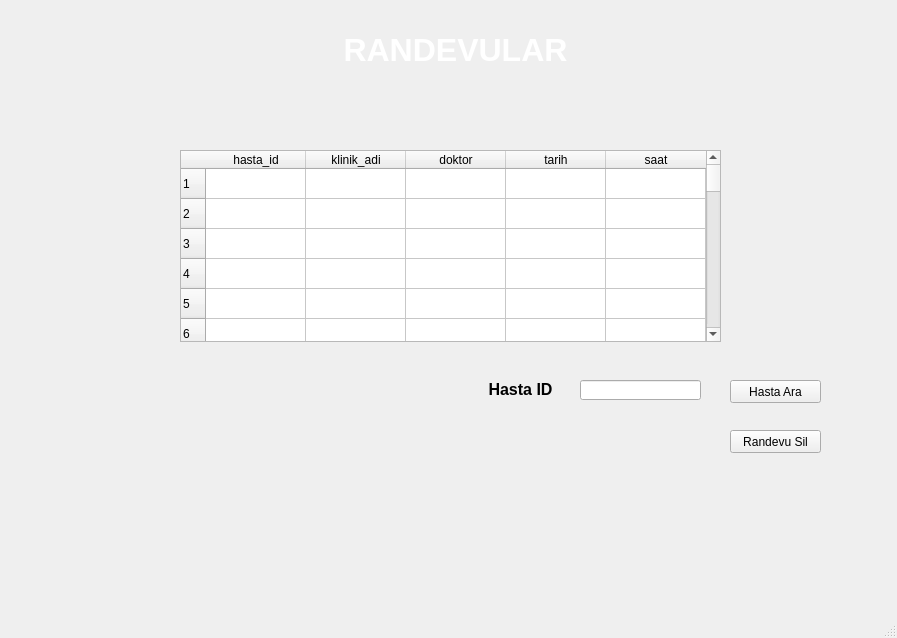
<?xml version="1.0" encoding="UTF-8"?>
<ui version="4.0">
 <class>MainWindow</class>
 <widget class="QMainWindow" name="MainWindow">
  <property name="geometry">
   <rect>
    <x>0</x>
    <y>0</y>
    <width>897</width>
    <height>638</height>
   </rect>
  </property>
  <property name="windowTitle">
   <string>MainWindow</string>
  </property>
  <widget class="QWidget" name="centralwidget">
   <widget class="QLabel" name="label">
    <property name="geometry">
     <rect>
      <x>0</x>
      <y>-30</y>
      <width>921</width>
      <height>651</height>
     </rect>
    </property>
    <property name="text">
     <string/>
    </property>
    <property name="pixmap">
     <pixmap>Adsız.png</pixmap>
    </property>
    <property name="scaledContents">
     <bool>true</bool>
    </property>
   </widget>
   <widget class="QLabel" name="label_2">
    <property name="geometry">
     <rect>
      <x>20</x>
      <y>10</y>
      <width>71</width>
      <height>71</height>
     </rect>
    </property>
    <property name="text">
     <string/>
    </property>
    <property name="pixmap">
     <pixmap>20200316220122!Saglikbakanligi_logo (2).png</pixmap>
    </property>
    <property name="scaledContents">
     <bool>true</bool>
    </property>
   </widget>
   <widget class="QLabel" name="label_3">
    <property name="geometry">
     <rect>
      <x>130</x>
      <y>30</y>
      <width>651</width>
      <height>41</height>
     </rect>
    </property>
    <property name="text">
     <string>&lt;html&gt;&lt;head/&gt;&lt;body&gt;&lt;p align=&quot;center&quot;&gt;&lt;span style=&quot; font-size:24pt; font-weight:600; color:#ffffff;&quot;&gt;RANDEVULAR&lt;/span&gt;&lt;/p&gt;&lt;/body&gt;&lt;/html&gt;</string>
    </property>
   </widget>
   <widget class="QTableWidget" name="randevular">
    <property name="geometry">
     <rect>
      <x>180</x>
      <y>150</y>
      <width>541</width>
      <height>192</height>
     </rect>
    </property>
    <property name="rowCount">
     <number>100</number>
    </property>
    <row/>
    <row/>
    <row/>
    <row/>
    <row/>
    <row/>
    <row/>
    <row/>
    <row/>
    <row/>
    <row/>
    <row/>
    <row/>
    <row/>
    <row/>
    <row/>
    <row/>
    <row/>
    <row/>
    <row/>
    <row/>
    <row/>
    <row/>
    <row/>
    <row/>
    <row/>
    <row/>
    <row/>
    <row/>
    <row/>
    <row/>
    <row/>
    <row/>
    <row/>
    <row/>
    <row/>
    <row/>
    <row/>
    <row/>
    <row/>
    <row/>
    <row/>
    <row/>
    <row/>
    <row/>
    <row/>
    <row/>
    <row/>
    <row/>
    <row/>
    <row/>
    <row/>
    <row/>
    <row/>
    <row/>
    <row/>
    <row/>
    <row/>
    <row/>
    <row/>
    <row/>
    <row/>
    <row/>
    <row/>
    <row/>
    <row/>
    <row/>
    <row/>
    <row/>
    <row/>
    <row/>
    <row/>
    <row/>
    <row/>
    <row/>
    <row/>
    <row/>
    <row/>
    <row/>
    <row/>
    <row/>
    <row/>
    <row/>
    <row/>
    <row/>
    <row/>
    <row/>
    <row/>
    <row/>
    <row/>
    <row/>
    <row/>
    <row/>
    <row/>
    <row/>
    <row/>
    <row/>
    <row/>
    <row/>
    <row/>
    <column>
     <property name="text">
      <string>hasta_id</string>
     </property>
    </column>
    <column>
     <property name="text">
      <string>klinik_adi</string>
     </property>
    </column>
    <column>
     <property name="text">
      <string>doktor</string>
     </property>
    </column>
    <column>
     <property name="text">
      <string>tarih</string>
     </property>
    </column>
    <column>
     <property name="text">
      <string>saat</string>
     </property>
    </column>
   </widget>
   <widget class="QPushButton" name="hastaara">
    <property name="geometry">
     <rect>
      <x>730</x>
      <y>380</y>
      <width>91</width>
      <height>23</height>
     </rect>
    </property>
    <property name="text">
     <string>Hasta Ara</string>
    </property>
   </widget>
   <widget class="QLabel" name="label_4">
    <property name="geometry">
     <rect>
      <x>470</x>
      <y>380</y>
      <width>101</width>
      <height>16</height>
     </rect>
    </property>
    <property name="text">
     <string>&lt;html&gt;&lt;head/&gt;&lt;body&gt;&lt;p align=&quot;center&quot;&gt;&lt;span style=&quot; font-size:12pt; font-weight:600;&quot;&gt;Hasta ID&lt;/span&gt;&lt;/p&gt;&lt;/body&gt;&lt;/html&gt;</string>
    </property>
   </widget>
   <widget class="QLineEdit" name="hastaid">
    <property name="geometry">
     <rect>
      <x>580</x>
      <y>380</y>
      <width>121</width>
      <height>20</height>
     </rect>
    </property>
   </widget>
   <widget class="QPushButton" name="randevusil">
    <property name="geometry">
     <rect>
      <x>730</x>
      <y>430</y>
      <width>91</width>
      <height>23</height>
     </rect>
    </property>
    <property name="text">
     <string>Randevu Sil</string>
    </property>
   </widget>
  </widget>
  <widget class="QMenuBar" name="menubar">
   <property name="geometry">
    <rect>
     <x>0</x>
     <y>0</y>
     <width>897</width>
     <height>21</height>
    </rect>
   </property>
  </widget>
  <widget class="QStatusBar" name="statusbar"/>
 </widget>
 <resources/>
 <connections/>
</ui>
